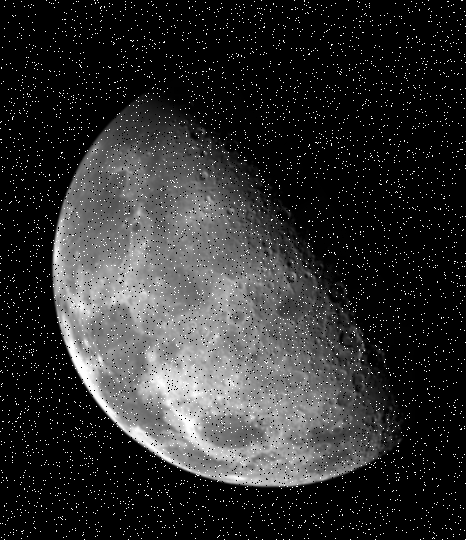
#> input picture img/blurry_moon.png, 466 x 540 px
$ python Ejercicio1.py
#> lines starting #> are read from the running program, lines starting #| are printed output that depends on the picture; long printed decimals are rounded
import numpy
import numpy as np
import cv2
import random


img = cv2.imread('../img/blurry_moon.png', cv2.IMREAD_GRAYSCALE)
#> img is the input picture: shape (540, 466); min 0, max 255, mean 46.8

#img2 = cv2.GaussianBlur(img, (11,11), 0)
img2= cv2.medianBlur(img, 11)
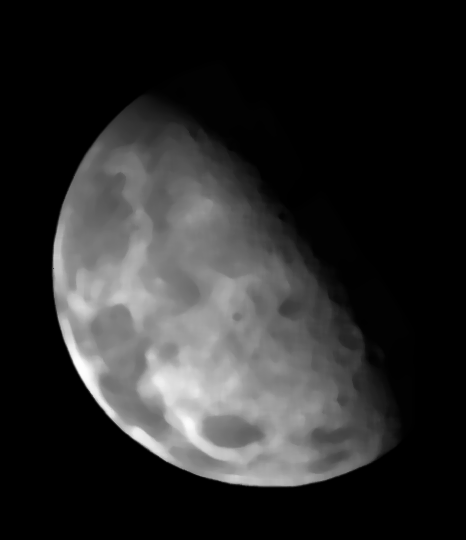
#> img2: shape (540, 466); min 0, max 253, mean 42.3
#El blur da un resultado mucho mejor porque el gaussiano aplica una mascara y da distintos pesos dependiendo e la sdistancia al centor entonces coge tanto pixlees como fuera como alrededores
#y hace una media  entonces el valor delruido estara en los extremos sin embargo el blur coge la todos los valores y coge la mediana,
cv2.imshow("moonOriginal",img)
cv2.imshow("moonEditada",img2)
img3=img-img2
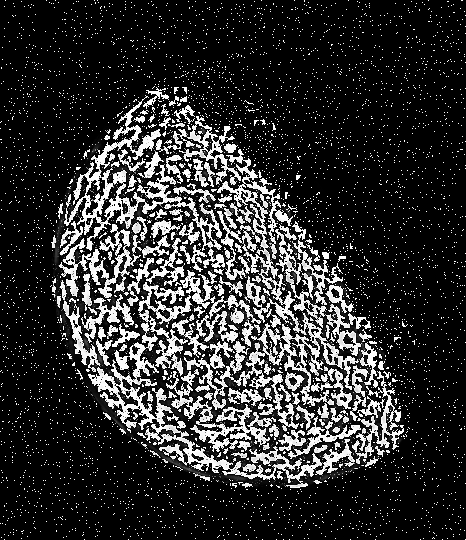
#> img3: shape (540, 466); min 0, max 255, mean 48
img3=img3*img3
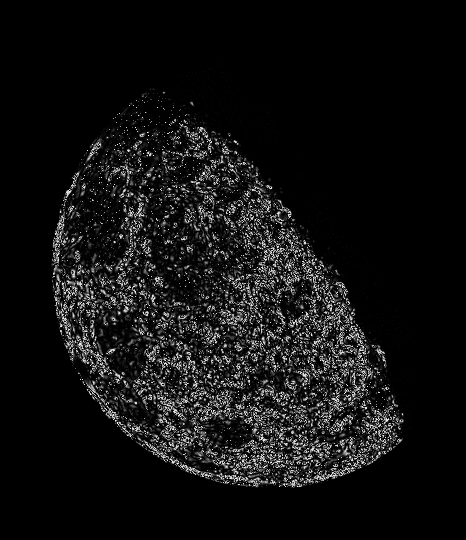
#> img3: shape (540, 466); min 0, max 249, mean 17.4
array1dimension=np.sum(img3, 0)
#> array1dimension = 466 values, max 21340 at index 261, min 5 at index 463, mean 9382.4
sumatorioFinal=np.sum(array1dimension, 0)
#> sumatorioFinal = 4372202

ErrorCuadratico= float(sumatorioFinal) / (img.shape[0] * img.shape[1])
#> ErrorCuadratico = 17.37
print(ErrorCuadratico)
#| 17.375
cv2.waitKey(0)
#El error es mucho mas alto en el filtro Gausiano
